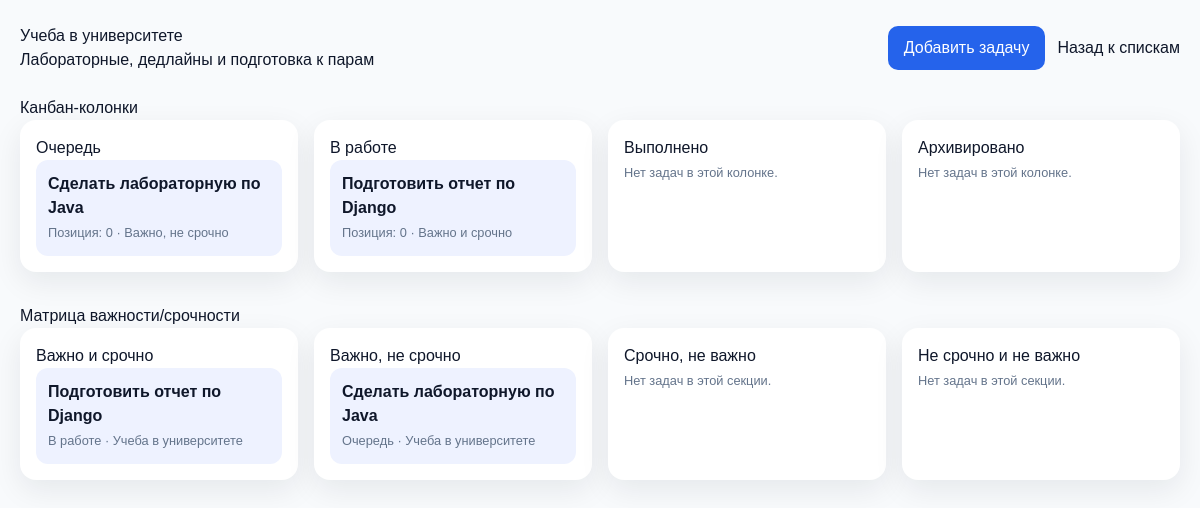
The app's page /lists/1/ with its own data.
### tasks/models.py (models this page shows, shortened)
class TodoList(models.Model):
    user = models.ForeignKey(
        TodoUser,
        on_delete=models.CASCADE,
        related_name='todo_lists',
        verbose_name='Пользователь',
    )
    title = models.CharField(max_length=200, verbose_name='Название')
    description = models.TextField(blank=True, verbose_name='Описание')
    color = models.CharField(max_length=7, blank=True, verbose_name='Цвет')
    icon = models.CharField(max_length=50, blank=True, verbose_name='Иконка')
    position = models.PositiveIntegerField(default=0, verbose_name='Позиция')
    is_archived = models.BooleanField(default=False, verbose_name='В архиве')
    created_at = models.DateTimeField(auto_now_add=True, verbose_name='Создан')
    updated_at = models.DateTimeField(auto_now=True, verbose_name='Обновлен')
    class Meta:
        verbose_name = 'Список задач'
        verbose_name_plural = 'Списки задач'
        ordering = ['position', 'title']
        constraints = [
            models.UniqueConstraint(
                fields=['user', 'title'],
                name='unique_todo_list_title_per_user',
            ),
        ]
        indexes = [
            models.Index(fields=['user'], name='todo_list_user_idx'),
            models.Index(fields=['user', 'is_archived'], name='todo_list_user_arch_idx'),
        ]

class Task(models.Model):
    class Status(models.TextChoices):
        QUEUE = 'queue', 'Очередь'
        IN_PROGRESS = 'in_progress', 'В работе'
        DONE = 'done', 'Выполнено'
        ARCHIVED = 'archived', 'Архивировано'
    user = models.ForeignKey(
        TodoUser,
        on_delete=models.CASCADE,
        related_name='tasks',
        verbose_name='Пользователь',
    )
    todo_list = models.ForeignKey(
        TodoList,
        on_delete=models.CASCADE,
        related_name='tasks',
        verbose_name='Список задач',
    )
    title = models.CharField(max_length=255, verbose_name='Заголовок')
    description = models.TextField(blank=True, verbose_name='Описание')
    status = models.CharField(
        max_length=20,
        choices=Status.choices,
        default=Status.QUEUE,
        verbose_name='Статус',
    )
    position = models.PositiveIntegerField(default=0, verbose_name='Позиция')
    is_important = models.BooleanField(default=False, verbose_name='Важно')
    is_urgent = models.BooleanField(default=False, verbose_name='Срочно')
    start_date = models.DateTimeField(null=True, blank=True, verbose_name='Дата старта')
    due_date = models.DateTimeField(null=True, blank=True, verbose_name='Дедлайн')
    completed_at = models.DateTimeField(null=True, blank=True, verbose_name='Завершена')
    archived_at = models.DateTimeField(null=True, blank=True, verbose_name='Архивирована')
    is_deleted = models.BooleanField(default=False, verbose_name='Удалена')
    deleted_at = models.DateTimeField(null=True, blank=True, verbose_name='Удалена в')
    created_at = models.DateTimeField(auto_now_add=True, verbose_name='Создана')
    updated_at = models.DateTimeField(auto_now=True, verbose_name='Обновлена')
    class Meta:
        verbose_name = 'Задача'
        verbose_name_plural = 'Задачи'
        ordering = ['todo_list__position', 'status', 'position', '-created_at']
        constraints = [
            models.UniqueConstraint(
                fields=['todo_list', 'status', 'position'],
                condition=Q(is_deleted=False),
                name='unique_task_position_per_status',
            ),
            models.CheckConstraint(
                check=Q(position__gte=0),
                name='task_position_gte_0',
            ),
        ]
        indexes = [
            models.Index(fields=['user', 'status'], name='task_user_status_idx'),
            models.Index(fields=['todo_list', 'status'], name='task_list_status_idx'),
            models.Index(
                fields=['user', 'is_important', 'is_urgent'],
                name='task_priority_matrix_idx',
            ),
        ]
    @property
    def priority_label(self) -> str:
        if self.is_important and self.is_urgent:
            return 'Важно и срочно'
        if self.is_important:
            return 'Важно, не срочно'
        if self.is_urgent:
            return 'Срочно, не важно'
        return 'Без высокого приоритета'

### tasks/views.py (the view, shortened to what this page needs)
# urls.py: path('lists/<int:pk>/', TodoListDetailView.as_view(), name='list_detail'),
class TodoListDetailView(View):
    template_name = 'tasks/list_detail.html'
    def get(self, request, pk):
        user = request.user if request.user.is_authenticated else get_demo_user()
        if user is None:
            raise Http404('Нет пользователя для демонстрации.')
        todo_list = TodoList.objects.filter(user=user, pk=pk).first()
        if todo_list is None:
            raise Http404('Список задач не найден.')
        return render(
            request,
            self.template_name,
            self.get_context(
                user,
                todo_list,
                task_form=TaskForm(user=user, todo_list=todo_list),
            ),
        )
    def get_context(self, user, todo_list, task_form, is_create_task_form_open=False):
        tasks = (
            Task.objects.filter(todo_list=todo_list, user=user, is_deleted=False)
            .order_by('status', 'position', '-created_at')
        )
        columns = OrderedDict(
            (status, {'label': label, 'tasks': []}) for status, label in Task.Status.choices
        )
        priority_matrix = OrderedDict(
            [
                ('important_urgent', {'label': 'Важно и срочно', 'tasks': []}),
                ('important_not_urgent', {'label': 'Важно, не срочно', 'tasks': []}),
                ('not_important_urgent', {'label': 'Срочно, не важно', 'tasks': []}),
                ('not_important_not_urgent', {'label': 'Не срочно и не важно', 'tasks': []}),
            ]
        )
        for task in tasks:
            columns[task.status]['tasks'].append(task)
            if task.is_important and task.is_urgent:
                priority_matrix['important_urgent']['tasks'].append(task)
            elif task.is_important:
                priority_matrix['important_not_urgent']['tasks'].append(task)
            elif task.is_urgent:
                priority_matrix['not_important_urgent']['tasks'].append(task)
            else:
                priority_matrix['not_important_not_urgent']['tasks'].append(task)
        return {
            'user_obj': user,
            'todo_list': todo_list,
            'columns': columns,
            'priority_matrix': priority_matrix,
            'task_form': task_form,
            'is_create_task_form_open': is_create_task_form_open,
        }

### tasks/views.py (called while the page is built)
def get_demo_user():
    return TodoUser.objects.order_by('id').first()

### tasks/templates/tasks/list_detail.html (shortened to what this page needs)
{% extends "base_layout.html" %}
{% block content %}
<div class="wrapper">
    <div class="topbar">
        <div>
            <h1>{{ todo_list.title }}</h1>
            <p>{{ todo_list.description|default:"Без описания" }}</p>
        </div>
        <div class="topbar-actions">
            <button class="button" type="button" data-open-task-form>Добавить задачу</button>
            <a href="{% url 'tasks:dashboard' %}">Назад к спискам</a>
        </div>
    </div>
    <h2>Канбан-колонки</h2>
    <div class="board">
        {% for column in columns.values %}
            <div class="column">
                <h3>{{ column.label }}</h3>
                {% for task in column.tasks %}
                    <div class="task">
                        <strong>{{ task.title }}</strong><br>
                        <small>Позиция: {{ task.position }} · {{ task.priority_label }}</small>
                    </div>
                {% empty %}
                    <p><small>Нет задач в этой колонке.</small></p>
                {% endfor %}
            </div>
        {% endfor %}
    </div>
    <h2>Матрица важности/срочности</h2>
    <div class="matrix">
        {% for section in priority_matrix.values %}
            <div class="column">
                <h3>{{ section.label }}</h3>
                {% for task in section.tasks %}
                    <div class="task">
                        <strong>{{ task.title }}</strong><br>
                        <small>{{ task.get_status_display }} · {{ task.todo_list.title }}</small>
                    </div>
                {% empty %}
                    <p><small>Нет задач в этой секции.</small></p>
                {% endfor %}
            </div>
        {% endfor %}
    </div>
</div>
{% endblock content %}

### tasks/templates/tasks/list_detail.html (style rules this page uses)
body { font-family: Arial, sans-serif; margin: 0; background: #f8fafc; color: #0f172a; }
.wrapper { max-width: 1300px; margin: 0 auto; padding: 24px 20px 48px; }
.topbar { display: flex; justify-content: space-between; align-items: center; gap: 16px; margin-bottom: 24px; }
.topbar-actions { display: flex; align-items: center; gap: 12px; }
.button { border: 0; border-radius: 10px; background: #2563eb; color: #fff; cursor: pointer; font: inherit; padding: 10px 16px; }
.board, .matrix { display: grid; gap: 16px; }
.board { grid-template-columns: repeat(auto-fit, minmax(220px, 1fr)); margin-bottom: 32px; }
.matrix { grid-template-columns: repeat(auto-fit, minmax(260px, 1fr)); }
.column { background: #ffffff; border-radius: 16px; padding: 16px; box-shadow: 0 10px 30px rgba(15, 23, 42, 0.08); }
.task { background: #eef2ff; border-radius: 12px; padding: 12px; margin-bottom: 10px; }
.task:last-child { margin-bottom: 0; }
a { color: #2563eb; text-decoration: none; }
small { color: #64748b; }

### records on screen
TodoList: title "Учеба в университете", description "Лабораторные, дедлайны и подготовка к парам"
Task: title "Сделать лабораторную по Java", position "0", priority_label "Важно, не срочно", status "Очередь", todo_list "Учеба в университете"
Task: title "Подготовить отчет по Django", position "0", priority_label "Важно и срочно", status "В работе", todo_list "Учеба в университете"

### other values on screen
{{ column.label }} "Очередь" "В работе" "Выполнено" "Архивировано"
{{ section.label }} "Важно и срочно" "Важно, не срочно" "Срочно, не важно" "Не срочно и не важно"
